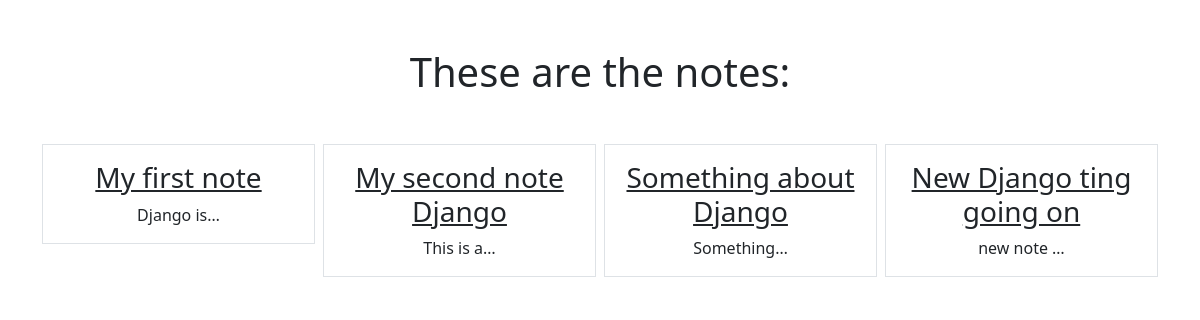
Page /smart/notes/ (signed in) on the earlier database version.
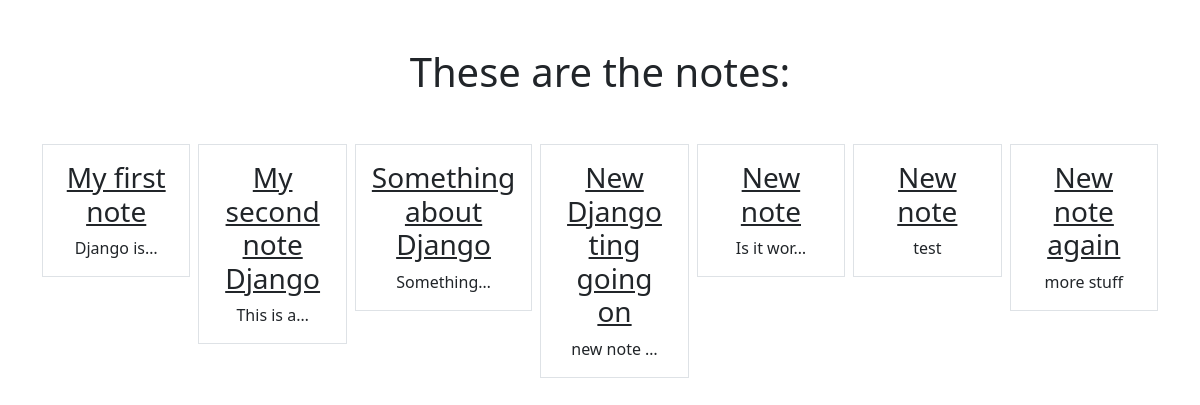
Same page on the later database version.
### notes/models.py (models this page shows)
class Notes(models.Model):
    title = models.CharField(max_length=200)
    text = models.TextField()
    created = models.DateTimeField(auto_now_add=True)
    user = models.ForeignKey(User, on_delete=models.CASCADE, related_name="notes")

### notes/views.py (the view)
# urls.py: path('notes/', views.NotesListView.as_view(), name="notes.list"),
class NotesListView(LoginRequiredMixin, ListView):
    model = Notes
    context_object_name = "notes"
    template_name = "notes/notes_list.html"
    login_url = 'login'
    '''Displaying only the logged user data'''
    def get_queryset(self):
        return self.request.user.notes.all()

### notes/templates/notes/notes_list.html
{% extends "base.html" %}
{% block content %}
    <h1 class="my-5">These are the notes: </h1>
    <div class="row row-cols3 g-2">
        {% for note in notes %}
        <div class="col">
            <div class="p-3 border">
                <a href="{% url 'notes.detail' pk=note.id %}" class="text-dark text-decoratioin-non">
                    <h3>{{note.title}}</h3>
                </a>
                {{note.text|truncatechars:10}}
            </div>
        </div>
        {% endfor %}
    </div>
{% endblock %}

### static/templates/base.html (shortened to what this page needs)
<!DOCTYPE html>
{% load static %}
<html lang="en">
<head>
    <link href="https://cdn.jsdelivr.net/npm/bootstrap@5.0.2/dist/css/bootstrap.min.css" rel="stylesheet">
    <link rel="stylesheet" type="text/css" href="{% static 'css/style.css' %}">
</head>
<body>
    <div class="my-5 text-center container">
        {% block content %}
        {% endblock %}
    </div>
</body>
</html>

Differences in the rows shown:
added Notes: title "New note", text "Is it wor…"
added Notes: title "New note", text "test"
added Notes: title "New note again", text "more stuff"
